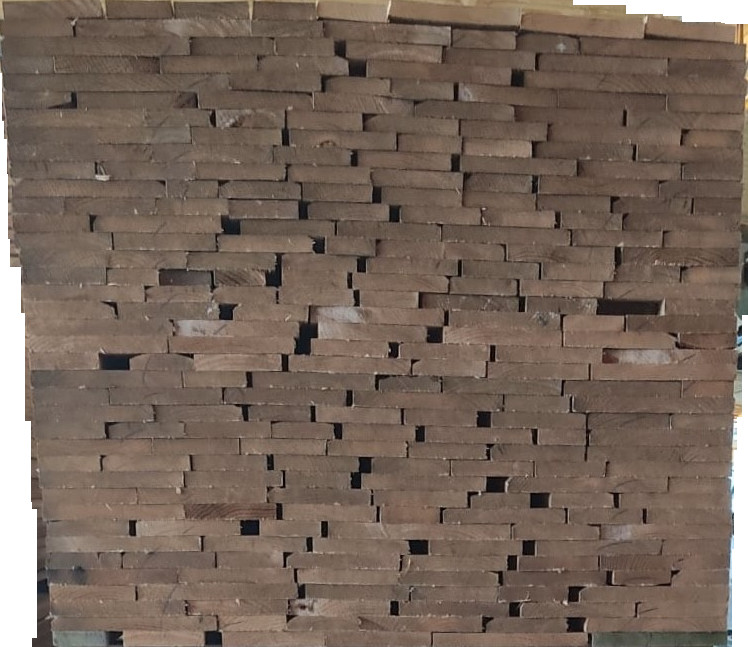
#> input picture scripts/tablas.jpg, 748 x 647 px
$ python medidaPaquete2.py
#> lines starting #> are read from the running program, lines starting #| are printed output that depends on the picture
import numpy as np
import cv2 as cv
from matplotlib import pyplot as plt
img = cv.imread('tablas.jpg',0)
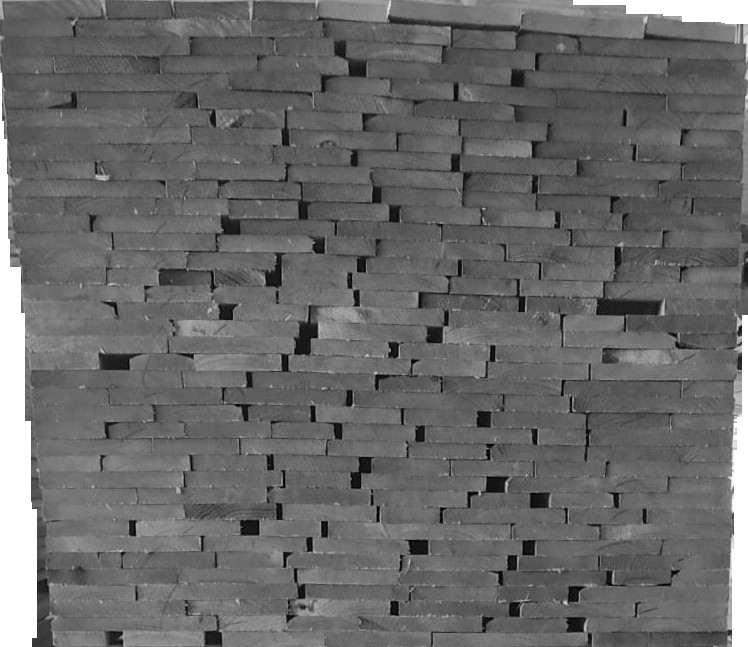
#> img: shape (647, 748); min 0, max 255, mean 105
edges = cv.Canny(img,100,200)
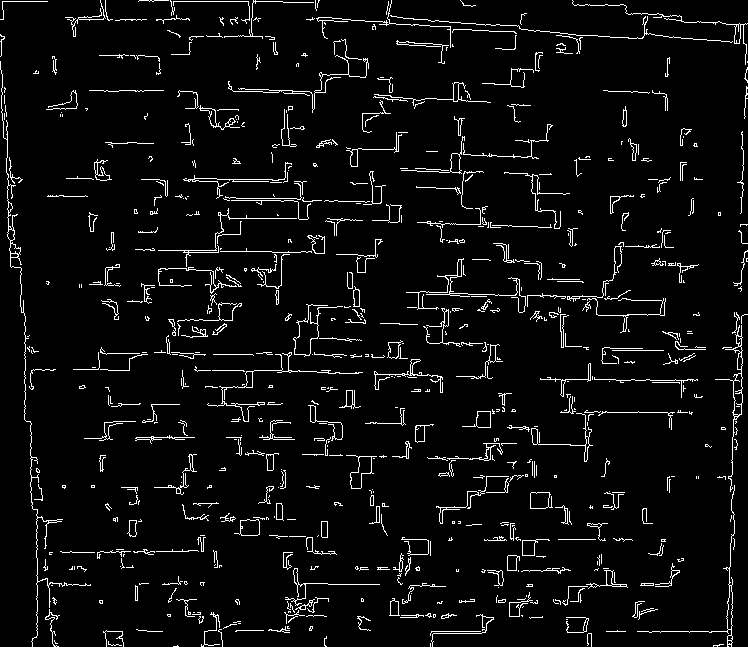
#> edges: shape (647, 748); 5% white in thin lines or dots
plt.subplot(121),plt.imshow(img,cmap = 'gray')
plt.title('Original Image'), plt.xticks([]), plt.yticks([])
plt.subplot(122),plt.imshow(edges,cmap = 'gray')
plt.title('Edge Image'), plt.xticks([]), plt.yticks([])
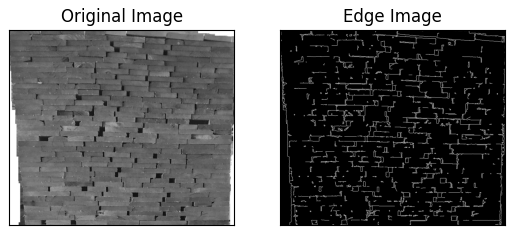
#> figure drawn by matplotlib, 2 panels
